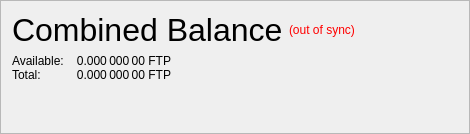
                   <widget class="QFrame" name="frame_CombinedBalances">
                    <property name="minimumSize">
                     <size>
                      <width>470</width>
                      <height>0</height>
                     </size>
                    </property>
                    <property name="frameShape">
                     <enum>QFrame::StyledPanel</enum>
                    </property>
                    <property name="frameShadow">
                     <enum>QFrame::Raised</enum>
                    </property>
                    <layout class="QVBoxLayout" name="verticalLayout_5">
                     <property name="spacing">
                      <number>6</number>
                     </property>
                     <property name="sizeConstraint">
                      <enum>QLayout::SetNoConstraint</enum>
                     </property>
                     <item>
                      <layout class="QHBoxLayout" name="horizontalLayout_5" stretch="0,0,0">
                       <item>
                        <widget class="QLabel" name="label_5z">
                         <property name="minimumSize">
                          <size>
                           <width>0</width>
                           <height>20</height>
                          </size>
                         </property>
                         <property name="font">
                          <font>
                           <pointsize>24</pointsize>
                           <weight>50</weight>
                           <bold>false</bold>
                          </font>
                         </property>
                         <property name="toolTip">
                          <string>Combined Balance (including unconfirmed and immature coins)</string>
                         </property>
                         <property name="text">
                          <string>Combined Balance</string>
                         </property>
                        </widget>
                       </item>
                       <item>
                        <widget class="QLabel" name="labelWalletStatus">
                         <property name="cursor">
                          <cursorShape>WhatsThisCursor</cursorShape>
                         </property>
                         <property name="toolTip">
                          <string>The displayed information may be out of date. Your wallet automatically synchronizes with the fictecpagos network after a connection is established, but this process has not completed yet.</string>
                         </property>
                         <property name="styleSheet">
                          <string notr="true">QLabel { color: red; }</string>
                         </property>
                         <property name="text">
                          <string notr="true">(out of sync)</string>
                         </property>
                         <property name="alignment">
                          <set>Qt::AlignLeading|Qt::AlignLeft|Qt::AlignVCenter</set>
                         </property>
                        </widget>
                       </item>
                       <item>
                        <spacer name="horizontalSpacer_1">
                         <property name="orientation">
                          <enum>Qt::Horizontal</enum>
                         </property>
                         <property name="sizeHint" stdset="0">
                          <size>
                           <width>40</width>
                           <height>20</height>
                          </size>
                         </property>
                        </spacer>
                       </item>
                      </layout>
                     </item>
                     <item>
                      <layout class="QGridLayout" name="gridLayout_3">
                       <property name="horizontalSpacing">
                        <number>12</number>
                       </property>
                       <property name="verticalSpacing">
                        <number>0</number>
                       </property>
                       <item row="1" column="0">
                        <widget class="QLabel" name="labelBalanceTextz">
                         <property name="text">
                          <string>Available:</string>
                         </property>
                        </widget>
                       </item>
                       <item row="1" column="1">
                        <widget class="QLabel" name="labelBalancez">
                         <property name="font">
                          <font>
                           <weight>50</weight>
                           <bold>false</bold>
                          </font>
                         </property>
                         <property name="cursor">
                          <cursorShape>IBeamCursor</cursorShape>
                         </property>
                         <property name="toolTip">
                          <string>Your current spendable balance</string>
                         </property>
                         <property name="text">
                          <string notr="true">0.000 000 00 FTP</string>
                         </property>
                         <property name="alignment">
                          <set>Qt::AlignRight|Qt::AlignTrailing|Qt::AlignVCenter</set>
                         </property>
                         <property name="textInteractionFlags">
                          <set>Qt::LinksAccessibleByMouse|Qt::TextSelectableByKeyboard|Qt::TextSelectableByMouse</set>
                         </property>
                        </widget>
                       </item>
                       <item row="2" column="0">
                        <widget class="QLabel" name="labelTotalTextz">
                         <property name="text">
                          <string>Total:</string>
                         </property>
                        </widget>
                       </item>
                       <item row="2" column="1">
                        <widget class="QLabel" name="labelTotalz">
                         <property name="font">
                          <font>
                           <weight>50</weight>
                           <bold>false</bold>
                          </font>
                         </property>
                         <property name="cursor">
                          <cursorShape>IBeamCursor</cursorShape>
                         </property>
                         <property name="toolTip">
                          <string>Total Balance, including all unavailable coins.</string>
                         </property>
                         <property name="text">
                          <string notr="true">0.000 000 00 FTP</string>
                         </property>
                         <property name="alignment">
                          <set>Qt::AlignRight|Qt::AlignTrailing|Qt::AlignVCenter</set>
                         </property>
                         <property name="textInteractionFlags">
                          <set>Qt::LinksAccessibleByMouse|Qt::TextSelectableByKeyboard|Qt::TextSelectableByMouse</set>
                         </property>
                        </widget>
                       </item>
                       <item row="2" column="3">
                        <spacer name="horizontalSpacer_2">
                         <property name="orientation">
                          <enum>Qt::Horizontal</enum>
                         </property>
                         <property name="sizeHint" stdset="0">
                          <size>
                           <width>40</width>
                           <height>0</height>
                          </size>
                         </property>
                        </spacer>
                       </item>
                      </layout>
                     </item>
                     <item>
                      <spacer name="verticalSpacer_1">
                       <property name="orientation">
                        <enum>Qt::Vertical</enum>
                       </property>
                       <property name="sizeHint" stdset="0">
                        <size>
                         <width>20</width>
                         <height>40</height>
                        </size>
                       </property>
                      </spacer>
                     </item>
                    </layout>
                   </widget>
